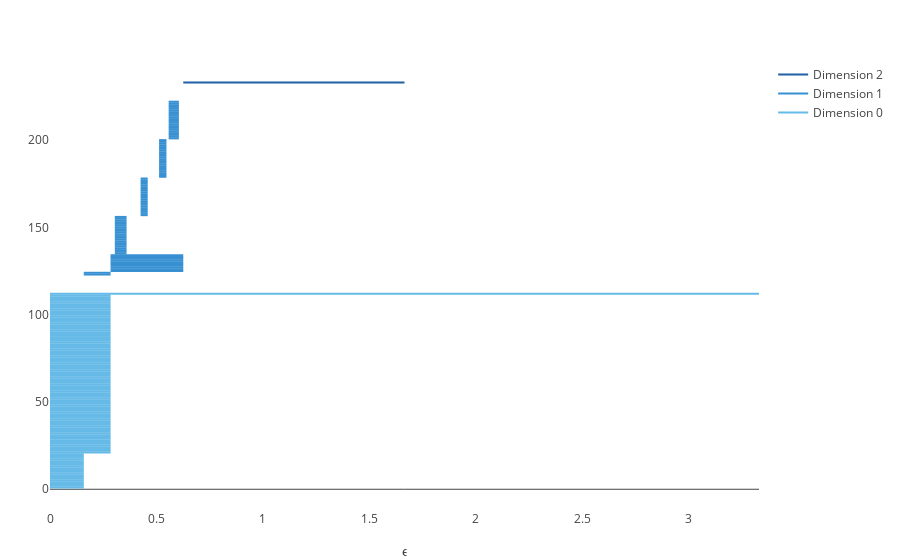

Source (notebook cell):
### Code cell
plotbarcode_pjs(PH,dim=0:2)

### Figure 1 — Plotly figure (JSON) as saved in the notebook; plotly's stock layout.template omitted (floating-point values rounded to 4 significant figures)
{"data": [{"line": {"color": "#2060A5", "width": 2}, "mode": "lines", "name": "Dimension 2", "type": "scatter", "x": [0.6262, 1.666], "y": [233, 233]}, {"line": {"color": "#3790D2", "width": 2}, "mode": "lines", "showlegend": false, "type": "scatter", "x": [0.5577, 0.6057], "y": [222, 222]}, {"line": {"color": "#3790D2", "width": 2}, "mode": "lines", "showlegend": false, "type": "scatter", "x": [0.5577, 0.6057], "y": [221, 221]}, {"line": {"color": "#3790D2", "width": 2}, "mode": "lines", "showlegend": false, "type": "scatter", "x": [0.5577, 0.6057], "y": [220, 220]}, {"line": {"color": "#3790D2", "width": 2}, "mode": "lines", "showlegend": false, "type": "scatter", "x": [0.5577, 0.6057], "y": [219, 219]}, {"line": {"color": "#3790D2", "width": 2}, "mode": "lines", "showlegend": false, "type": "scatter", "x": [0.5577, 0.6057], "y": [218, 218]}, {"line": {"color": "#3790D2", "width": 2}, "mode": "lines", "showlegend": false, "type": "scatter", "x": [0.5577, 0.6057], "y": [217, 217]}, {"line": {"color": "#3790D2", "width": 2}, "mode": "lines", "showlegend": false, "type": "scatter", "x": [0.5577, 0.6057], "y": [216, 216]}, {"line": {"color": "#3790D2", "width": 2}, "mode": "lines", "showlegend": false, "type": "scatter", "x": [0.5577, 0.6057], "y": [215, 215]}, {"line": {"color": "#3790D2", "width": 2}, "mode": "lines", "showlegend": false, "type": "scatter", "x": [0.5577, 0.6057], "y": [214, 214]}, {"line": {"color": "#3790D2", "width": 2}, "mode": "lines", "showlegend": false, "type": "scatter", "x": [0.5577, 0.6057], "y": [213, 213]}, {"line": {"color": "#3790D2", "width": 2}, "mode": "lines", "showlegend": false, "type": "scatter", "x": [0.5577, 0.6057], "y": [212, 212]}, {"line": {"color": "#3790D2", "width": 2}, "mode": "lines", "showlegend": false, "type": "scatter", "x": [0.5577, 0.6057], "y": [211, 211]}, {"line": {"color": "#3790D2", "width": 2}, "mode": "lines", "showlegend": false, "type": "scatter", "x": [0.5577, 0.6057], "y": [210, 210]}, {"line": {"color": "#3790D2", "width": 2}, "mode": "lines", "showlegend": false, "type": "scatter", "x": [0.5577, 0.6057], "y": [209, 209]}, {"line": {"color": "#3790D2", "width": 2}, "mode": "lines", "showlegend": false, "type": "scatter", "x": [0.5577, 0.6057], "y": [208, 208]}, {"line": {"color": "#3790D2", "width": 2}, "mode": "lines", "showlegend": false, "type": "scatter", "x": [0.5577, 0.6057], "y": [207, 207]}, {"line": {"color": "#3790D2", "width": 2}, "mode": "lines", "showlegend": false, "type": "scatter", "x": [0.5577, 0.6057], "y": [206, 206]}, {"line": {"color": "#3790D2", "width": 2}, "mode": "lines", "showlegend": false, "type": "scatter", "x": [0.5577, 0.6057], "y": [205, 205]}, {"line": {"color": "#3790D2", "width": 2}, "mode": "lines", "showlegend": false, "type": "scatter", "x": [0.5577, 0.6057], "y": [204, 204]}, {"line": {"color": "#3790D2", "width": 2}, "mode": "lines", "showlegend": false, "type": "scatter", "x": [0.5577, 0.6057], "y": [203, 203]}, {"line": {"color": "#3790D2", "width": 2}, "mode": "lines", "showlegend": false, "type": "scatter", "x": [0.5577, 0.6057], "y": [202, 202]}, {"line": {"color": "#3790D2", "width": 2}, "mode": "lines", "showlegend": false, "type": "scatter", "x": [0.5577, 0.6057], "y": [201, 201]}, {"line": {"color": "#3790D2", "width": 2}, "mode": "lines", "showlegend": false, "type": "scatter", "x": [0.5125, 0.5471], "y": [200, 200]}, {"line": {"color": "#3790D2", "width": 2}, "mode": "lines", "showlegend": false, "type": "scatter", "x": [0.5125, 0.5471], "y": [199, 199]}, {"line": {"color": "#3790D2", "width": 2}, "mode": "lines", "showlegend": false, "type": "scatter", "x": [0.5125, 0.5471], "y": [198, 198]}, {"line": {"color": "#3790D2", "width": 2}, "mode": "lines", "showlegend": false, "type": "scatter", "x": [0.5125, 0.5471], "y": [197, 197]}, {"line": {"color": "#3790D2", "width": 2}, "mode": "lines", "showlegend": false, "type": "scatter", "x": [0.5125, 0.5471], "y": [196, 196]}, {"line": {"color": "#3790D2", "width": 2}, "mode": "lines", "showlegend": false, "type": "scatter", "x": [0.5125, 0.5471], "y": [195, 195]}, {"line": {"color": "#3790D2", "width": 2}, "mode": "lines", "showlegend": false, "type": "scatter", "x": [0.5125, 0.5471], "y": [194, 194]}, {"line": {"color": "#3790D2", "width": 2}, "mode": "lines", "showlegend": false, "type": "scatter", "x": [0.5125, 0.5471], "y": [193, 193]}, {"line": {"color": "#3790D2", "width": 2}, "mode": "lines", "showlegend": false, "type": "scatter", "x": [0.5125, 0.5471], "y": [192, 192]}, {"line": {"color": "#3790D2", "width": 2}, "mode": "lines", "showlegend": false, "type": "scatter", "x": [0.5125, 0.5471], "y": [191, 191]}, {"line": {"color": "#3790D2", "width": 2}, "mode": "lines", "showlegend": false, "type": "scatter", "x": [0.5125, 0.5471], "y": [190, 190]}, {"line": {"color": "#3790D2", "width": 2}, "mode": "lines", "showlegend": false, "type": "scatter", "x": [0.5125, 0.5471], "y": [189, 189]}, {"line": {"color": "#3790D2", "width": 2}, "mode": "lines", "showlegend": false, "type": "scatter", "x": [0.5125, 0.5471], "y": [188, 188]}, {"line": {"color": "#3790D2", "width": 2}, "mode": "lines", "showlegend": false, "type": "scatter", "x": [0.5125, 0.5471], "y": [187, 187]}, {"line": {"color": "#3790D2", "width": 2}, "mode": "lines", "showlegend": false, "type": "scatter", "x": [0.5125, 0.5471], "y": [186, 186]}, {"line": {"color": "#3790D2", "width": 2}, "mode": "lines", "showlegend": false, "type": "scatter", "x": [0.5125, 0.5471], "y": [185, 185]}, {"line": {"color": "#3790D2", "width": 2}, "mode": "lines", "showlegend": false, "type": "scatter", "x": [0.5125, 0.5471], "y": [184, 184]}, {"line": {"color": "#3790D2", "width": 2}, "mode": "lines", "showlegend": false, "type": "scatter", "x": [0.5125, 0.5471], "y": [183, 183]}, {"line": {"color": "#3790D2", "width": 2}, "mode": "lines", "showlegend": false, "type": "scatter", "x": [0.5125, 0.5471], "y": [182, 182]}, {"line": {"color": "#3790D2", "width": 2}, "mode": "lines", "showlegend": false, "type": "scatter", "x": [0.5125, 0.5471], "y": [181, 181]}, {"line": {"color": "#3790D2", "width": 2}, "mode": "lines", "showlegend": false, "type": "scatter", "x": [0.5125, 0.5471], "y": [180, 180]}, {"line": {"color": "#3790D2", "width": 2}, "mode": "lines", "showlegend": false, "type": "scatter", "x": [0.5125, 0.5471], "y": [179, 179]}, {"line": {"color": "#3790D2", "width": 2}, "mode": "lines", "showlegend": false, "type": "scatter", "x": [0.4258, 0.4591], "y": [178, 178]}, {"line": {"color": "#3790D2", "width": 2}, "mode": "lines", "showlegend": false, "type": "scatter", "x": [0.4258, 0.4591], "y": [177, 177]}, {"line": {"color": "#3790D2", "width": 2}, "mode": "lines", "showlegend": false, "type": "scatter", "x": [0.4258, 0.4591], "y": [176, 176]}, {"line": {"color": "#3790D2", "width": 2}, "mode": "lines", "showlegend": false, "type": "scatter", "x": [0.4258, 0.4591], "y": [175, 175]}, {"line": {"color": "#3790D2", "width": 2}, "mode": "lines", "showlegend": false, "type": "scatter", "x": [0.4258, 0.4591], "y": [174, 174]}, {"line": {"color": "#3790D2", "width": 2}, "mode": "lines", "showlegend": false, "type": "scatter", "x": [0.4258, 0.4591], "y": [173, 173]}, {"line": {"color": "#3790D2", "width": 2}, "mode": "lines", "showlegend": false, "type": "scatter", "x": [0.4258, 0.4591], "y": [172, 172]}, {"line": {"color": "#3790D2", "width": 2}, "mode": "lines", "showlegend": false, "type": "scatter", "x": [0.4258, 0.4591], "y": [171, 171]}, {"line": {"color": "#3790D2", "width": 2}, "mode": "lines", "showlegend": false, "type": "scatter", "x": [0.4258, 0.4591], "y": [170, 170]}, {"line": {"color": "#3790D2", "width": 2}, "mode": "lines", "showlegend": false, "type": "scatter", "x": [0.4258, 0.4591], "y": [169, 169]}, {"line": {"color": "#3790D2", "width": 2}, "mode": "lines", "showlegend": false, "type": "scatter", "x": [0.4258, 0.4591], "y": [168, 168]}, {"line": {"color": "#3790D2", "width": 2}, "mode": "lines", "showlegend": false, "type": "scatter", "x": [0.4258, 0.4591], "y": [167, 167]}, {"line": {"color": "#3790D2", "width": 2}, "mode": "lines", "showlegend": false, "type": "scatter", "x": [0.4258, 0.4591], "y": [166, 166]}, {"line": {"color": "#3790D2", "width": 2}, "mode": "lines", "showlegend": false, "type": "scatter", "x": [0.4258, 0.4591], "y": [165, 165]}, {"line": {"color": "#3790D2", "width": 2}, "mode": "lines", "showlegend": false, "type": "scatter", "x": [0.4258, 0.4591], "y": [164, 164]}, {"line": {"color": "#3790D2", "width": 2}, "mode": "lines", "showlegend": false, "type": "scatter", "x": [0.4258, 0.4591], "y": [163, 163]}, {"line": {"color": "#3790D2", "width": 2}, "mode": "lines", "showlegend": false, "type": "scatter", "x": [0.4258, 0.4591], "y": [162, 162]}, {"line": {"color": "#3790D2", "width": 2}, "mode": "lines", "showlegend": false, "type": "scatter", "x": [0.4258, 0.4591], "y": [161, 161]}, {"line": {"color": "#3790D2", "width": 2}, "mode": "lines", "showlegend": false, "type": "scatter", "x": [0.4258, 0.4591], "y": [160, 160]}, {"line": {"color": "#3790D2", "width": 2}, "mode": "lines", "showlegend": false, "type": "scatter", "x": [0.4258, 0.4591], "y": [159, 159]}, {"line": {"color": "#3790D2", "width": 2}, "mode": "lines", "showlegend": false, "type": "scatter", "x": [0.4258, 0.4591], "y": [158, 158]}, {"line": {"color": "#3790D2", "width": 2}, "mode": "lines", "showlegend": false, "type": "scatter", "x": [0.4258, 0.4591], "y": [157, 157]}, {"line": {"color": "#3790D2", "width": 2}, "mode": "lines", "showlegend": false, "type": "scatter", "x": [0.3046, 0.3597], "y": [156, 156]}, {"line": {"color": "#3790D2", "width": 2}, "mode": "lines", "showlegend": false, "type": "scatter", "x": [0.3046, 0.3597], "y": [155, 155]}, {"line": {"color": "#3790D2", "width": 2}, "mode": "lines", "showlegend": false, "type": "scatter", "x": [0.3046, 0.3597], "y": [154, 154]}, {"line": {"color": "#3790D2", "width": 2}, "mode": "lines", "showlegend": false, "type": "scatter", "x": [0.3046, 0.3597], "y": [153, 153]}, {"line": {"color": "#3790D2", "width": 2}, "mode": "lines", "showlegend": false, "type": "scatter", "x": [0.3046, 0.3597], "y": [152, 152]}, {"line": {"color": "#3790D2", "width": 2}, "mode": "lines", "showlegend": false, "type": "scatter", "x": [0.3046, 0.3597], "y": [151, 151]}, {"line": {"color": "#3790D2", "width": 2}, "mode": "lines", "showlegend": false, "type": "scatter", "x": [0.3046, 0.3597], "y": [150, 150]}, {"line": {"color": "#3790D2", "width": 2}, "mode": "lines", "showlegend": false, "type": "scatter", "x": [0.3046, 0.3597], "y": [149, 149]}, {"line": {"color": "#3790D2", "width": 2}, "mode": "lines", "showlegend": false, "type": "scatter", "x": [0.3046, 0.3597], "y": [148, 148]}, {"line": {"color": "#3790D2", "width": 2}, "mode": "lines", "showlegend": false, "type": "scatter", "x": [0.3046, 0.3597], "y": [147, 147]}, {"line": {"color": "#3790D2", "width": 2}, "mode": "lines", "showlegend": false, "type": "scatter", "x": [0.3046, 0.3597], "y": [146, 146]}, {"line": {"color": "#3790D2", "width": 2}, "mode": "lines", "showlegend": false, "type": "scatter", "x": [0.3046, 0.3597], "y": [145, 145]}, {"line": {"color": "#3790D2", "width": 2}, "mode": "lines", "showlegend": false, "type": "scatter", "x": [0.3046, 0.3597], "y": [144, 144]}, {"line": {"color": "#3790D2", "width": 2}, "mode": "lines", "showlegend": false, "type": "scatter", "x": [0.3046, 0.3597], "y": [143, 143]}, {"line": {"color": "#3790D2", "width": 2}, "mode": "lines", "showlegend": false, "type": "scatter", "x": [0.3046, 0.3597], "y": [142, 142]}, {"line": {"color": "#3790D2", "width": 2}, "mode": "lines", "showlegend": false, "type": "scatter", "x": [0.3046, 0.3597], "y": [141, 141]}, {"line": {"color": "#3790D2", "width": 2}, "mode": "lines", "showlegend": false, "type": "scatter", "x": [0.3046, 0.3597], "y": [140, 140]}, {"line": {"color": "#3790D2", "width": 2}, "mode": "lines", "showlegend": false, "type": "scatter", "x": [0.3046, 0.3597], "y": [139, 139]}, {"line": {"color": "#3790D2", "width": 2}, "mode": "lines", "showlegend": false, "type": "scatter", "x": [0.3046, 0.3597], "y": [138, 138]}, {"line": {"color": "#3790D2", "width": 2}, "mode": "lines", "showlegend": false, "type": "scatter", "x": [0.3046, 0.3597], "y": [137, 137]}, {"line": {"color": "#3790D2", "width": 2}, "mode": "lines", "showlegend": false, "type": "scatter", "x": [0.3046, 0.3597], "y": [136, 136]}, {"line": {"color": "#3790D2", "width": 2}, "mode": "lines", "showlegend": false, "type": "scatter", "x": [0.3046, 0.3597], "y": [135, 135]}, {"line": {"color": "#3790D2", "width": 2}, "mode": "lines", "showlegend": false, "type": "scatter", "x": [0.2846, 0.6262], "y": [134, 134]}, {"line": {"color": "#3790D2", "width": 2}, "mode": "lines", "showlegend": false, "type": "scatter", "x": [0.2846, 0.6262], "y": [133, 133]}, {"line": {"color": "#3790D2", "width": 2}, "mode": "lines", "showlegend": false, "type": "scatter", "x": [0.2846, 0.6262], "y": [132, 132]}, {"line": {"color": "#3790D2", "width": 2}, "mode": "lines", "showlegend": false, "type": "scatter", "x": [0.2846, 0.6262], "y": [131, 131]}, {"line": {"color": "#3790D2", "width": 2}, "mode": "lines", "showlegend": false, "type": "scatter", "x": [0.2846, 0.6262], "y": [130, 130]}, {"line": {"color": "#3790D2", "width": 2}, "mode": "lines", "showlegend": false, "type": "scatter", "x": [0.2846, 0.6262], "y": [129, 129]}, {"line": {"color": "#3790D2", "width": 2}, "mode": "lines", "showlegend": false, "type": "scatter", "x": [0.2846, 0.6262], "y": [128, 128]}, {"line": {"color": "#3790D2", "width": 2}, "mode": "lines", "showlegend": false, "type": "scatter", "x": [0.2846, 0.6262], "y": [127, 127]}, {"line": {"color": "#3790D2", "width": 2}, "mode": "lines", "showlegend": false, "type": "scatter", "x": [0.2846, 0.6262], "y": [126, 126]}, {"line": {"color": "#3790D2", "width": 2}, "mode": "lines", "showlegend": false, "type": "scatter", "x": [0.2846, 0.6262], "y": [125, 125]}, {"line": {"color": "#3790D2", "width": 2}, "mode": "lines", "showlegend": false, "type": "scatter", "x": [0.1587, 0.2846], "y": [124, 124]}, {"line": {"color": "#3790D2", "width": 2}, "mode": "lines", "name": "Dimension 1", "type": "scatter", "x": [0.1587, 0.2846], "y": [123, 123]}, {"line": {"color": "#66BAE7", "width": 2}, "mode": "lines", "showlegend": false, "type": "scatter", "x": [0, 3.332], "y": [112, 112]}, {"line": {"color": "#66BAE7", "width": 2}, "mode": "lines", "showlegend": false, "type": "scatter", "x": [0, 0.2846], "y": [111, 111]}, {"line": {"color": "#66BAE7", "width": 2}, "mode": "lines", "showlegend": false, "type": "scatter", "x": [0, 0.2846], "y": [110, 110]}, {"line": {"color": "#66BAE7", "width": 2}, "mode": "lines", "showlegend": false, "type": "scatter", "x": [0, 0.2846], "y": [109, 109]}, {"line": {"color": "#66BAE7", "width": 2}, "mode": "lines", "showlegend": false, "type": "scatter", "x": [0, 0.2846], "y": [108, 108]}, {"line": {"color": "#66BAE7", "width": 2}, "mode": "lines", "showlegend": false, "type": "scatter", "x": [0, 0.2846], "y": [107, 107]}, {"line": {"color": "#66BAE7", "width": 2}, "mode": "lines", "showlegend": false, "type": "scatter", "x": [0, 0.2846], "y": [106, 106]}, {"line": {"color": "#66BAE7", "width": 2}, "mode": "lines", "showlegend": false, "type": "scatter", "x": [0, 0.2846], "y": [105, 105]}, {"line": {"color": "#66BAE7", "width": 2}, "mode": "lines", "showlegend": false, "type": "scatter", "x": [0, 0.2846], "y": [104, 104]}, {"line": {"color": "#66BAE7", "width": 2}, "mode": "lines", "showlegend": false, "type": "scatter", "x": [0, 0.2846], "y": [103, 103]}, {"line": {"color": "#66BAE7", "width": 2}, "mode": "lines", "showlegend": false, "type": "scatter", "x": [0, 0.2846], "y": [102, 102]}, {"line": {"color": "#66BAE7", "width": 2}, "mode": "lines", "showlegend": false, "type": "scatter", "x": [0, 0.2846], "y": [101, 101]}, {"line": {"color": "#66BAE7", "width": 2}, "mode": "lines", "showlegend": false, "type": "scatter", "x": [0, 0.2846], "y": [100, 100]}, {"line": {"color": "#66BAE7", "width": 2}, "mode": "lines", "showlegend": false, "type": "scatter", "x": [0, 0.2846], "y": [99, 99]}, {"line": {"color": "#66BAE7", "width": 2}, "mode": "lines", "showlegend": false, "type": "scatter", "x": [0, 0.2846], "y": [98, 98]}, {"line": {"color": "#66BAE7", "width": 2}, "mode": "lines", "showlegend": false, "type": "scatter", "x": [0, 0.2846], "y": [97, 97]}, {"line": {"color": "#66BAE7", "width": 2}, "mode": "lines", "showlegend": false, "type": "scatter", "x": [0, 0.2846], "y": [96, 96]}, {"line": {"color": "#66BAE7", "width": 2}, "mode": "lines", "showlegend": false, "type": "scatter", "x": [0, 0.2846], "y": [95, 95]}, {"line": {"color": "#66BAE7", "width": 2}, "mode": "lines", "showlegend": false, "type": "scatter", "x": [0, 0.2846], "y": [94, 94]}, {"line": {"color": "#66BAE7", "width": 2}, "mode": "lines", "showlegend": false, "type": "scatter", "x": [0, 0.2846], "y": [93, 93]}, {"line": {"color": "#66BAE7", "width": 2}, "mode": "lines", "showlegend": false, "type": "scatter", "x": [0, 0.2846], "y": [92, 92]}, {"line": {"color": "#66BAE7", "width": 2}, "mode": "lines", "showlegend": false, "type": "scatter", "x": [0, 0.2846], "y": [91, 91]}, {"line": {"color": "#66BAE7", "width": 2}, "mode": "lines", "showlegend": false, "type": "scatter", "x": [0, 0.2846], "y": [90, 90]}, {"line": {"color": "#66BAE7", "width": 2}, "mode": "lines", "showlegend": false, "type": "scatter", "x": [0, 0.2846], "y": [89, 89]}, {"line": {"color": "#66BAE7", "width": 2}, "mode": "lines", "showlegend": false, "type": "scatter", "x": [0, 0.2846], "y": [88, 88]}, {"line": {"color": "#66BAE7", "width": 2}, "mode": "lines", "showlegend": false, "type": "scatter", "x": [0, 0.2846], "y": [87, 87]}, {"line": {"color": "#66BAE7", "width": 2}, "mode": "lines", "showlegend": false, "type": "scatter", "x": [0, 0.2846], "y": [86, 86]}, {"line": {"color": "#66BAE7", "width": 2}, "mode": "lines", "showlegend": false, "type": "scatter", "x": [0, 0.2846], "y": [85, 85]}, {"line": {"color": "#66BAE7", "width": 2}, "mode": "lines", "showlegend": false, "type": "scatter", "x": [0, 0.2846], "y": [84, 84]}, {"line": {"color": "#66BAE7", "width": 2}, "mode": "lines", "showlegend": false, "type": "scatter", "x": [0, 0.2846], "y": [83, 83]}, {"line": {"color": "#66BAE7", "width": 2}, "mode": "lines", "showlegend": false, "type": "scatter", "x": [0, 0.2846], "y": [82, 82]}, {"line": {"color": "#66BAE7", "width": 2}, "mode": "lines", "showlegend": false, "type": "scatter", "x": [0, 0.2846], "y": [81, 81]}, {"line": {"color": "#66BAE7", "width": 2}, "mode": "lines", "showlegend": false, "type": "scatter", "x": [0, 0.2846], "y": [80, 80]}, {"line": {"color": "#66BAE7", "width": 2}, "mode": "lines", "showlegend": false, "type": "scatter", "x": [0, 0.2846], "y": [79, 79]}, {"line": {"color": "#66BAE7", "width": 2}, "mode": "lines", "showlegend": false, "type": "scatter", "x": [0, 0.2846], "y": [78, 78]}, {"line": {"color": "#66BAE7", "width": 2}, "mode": "lines", "showlegend": false, "type": "scatter", "x": [0, 0.2846], "y": [77, 77]}, {"line": {"color": "#66BAE7", "width": 2}, "mode": "lines", "showlegend": false, "type": "scatter", "x": [0, 0.2846], "y": [76, 76]}, {"line": {"color": "#66BAE7", "width": 2}, "mode": "lines", "showlegend": false, "type": "scatter", "x": [0, 0.2846], "y": [75, 75]}, {"line": {"color": "#66BAE7", "width": 2}, "mode": "lines", "showlegend": false, "type": "scatter", "x": [0, 0.2846], "y": [74, 74]}, {"line": {"color": "#66BAE7", "width": 2}, "mode": "lines", "showlegend": false, "type": "scatter", "x": [0, 0.2846], "y": [73, 73]}, {"line": {"color": "#66BAE7", "width": 2}, "mode": "lines", "showlegend": false, "type": "scatter", "x": [0, 0.2846], "y": [72, 72]}, {"line": {"color": "#66BAE7", "width": 2}, "mode": "lines", "showlegend": false, "type": "scatter", "x": [0, 0.2846], "y": [71, 71]}, {"line": {"color": "#66BAE7", "width": 2}, "mode": "lines", "showlegend": false, "type": "scatter", "x": [0, 0.2846], "y": [70, 70]}, {"line": {"color": "#66BAE7", "width": 2}, "mode": "lines", "showlegend": false, "type": "scatter", "x": [0, 0.2846], "y": [69, 69]}, {"line": {"color": "#66BAE7", "width": 2}, "mode": "lines", "showlegend": false, "type": "scatter", "x": [0, 0.2846], "y": [68, 68]}, {"line": {"color": "#66BAE7", "width": 2}, "mode": "lines", "showlegend": false, "type": "scatter", "x": [0, 0.2846], "y": [67, 67]}, {"line": {"color": "#66BAE7", "width": 2}, "mode": "lines", "showlegend": false, "type": "scatter", "x": [0, 0.2846], "y": [66, 66]}, {"line": {"color": "#66BAE7", "width": 2}, "mode": "lines", "showlegend": false, "type": "scatter", "x": [0, 0.2846], "y": [65, 65]}, {"line": {"color": "#66BAE7", "width": 2}, "mode": "lines", "showlegend": false, "type": "scatter", "x": [0, 0.2846], "y": [64, 64]}, {"line": {"color": "#66BAE7", "width": 2}, "mode": "lines", "showlegend": false, "type": "scatter", "x": [0, 0.2846], "y": [63, 63]}, {"line": {"color": "#66BAE7", "width": 2}, "mode": "lines", "showlegend": false, "type": "scatter", "x": [0, 0.2846], "y": [62, 62]}, {"line": {"color": "#66BAE7", "width": 2}, "mode": "lines", "showlegend": false, "type": "scatter", "x": [0, 0.2846], "y": [61, 61]}, {"line": {"color": "#66BAE7", "width": 2}, "mode": "lines", "showlegend": false, "type": "scatter", "x": [0, 0.2846], "y": [60, 60]}, {"line": {"color": "#66BAE7", "width": 2}, "mode": "lines", "showlegend": false, "type": "scatter", "x": [0, 0.2846], "y": [59, 59]}, {"line": {"color": "#66BAE7", "width": 2}, "mode": "lines", "showlegend": false, "type": "scatter", "x": [0, 0.2846], "y": [58, 58]}, {"line": {"color": "#66BAE7", "width": 2}, "mode": "lines", "showlegend": false, "type": "scatter", "x": [0, 0.2846], "y": [57, 57]}, {"line": {"color": "#66BAE7", "width": 2}, "mode": "lines", "showlegend": false, "type": "scatter", "x": [0, 0.2846], "y": [56, 56]}, {"line": {"color": "#66BAE7", "width": 2}, "mode": "lines", "showlegend": false, "type": "scatter", "x": [0, 0.2846], "y": [55, 55]}, {"line": {"color": "#66BAE7", "width": 2}, "mode": "lines", "showlegend": false, "type": "scatter", "x": [0, 0.2846], "y": [54, 54]}, {"line": {"color": "#66BAE7", "width": 2}, "mode": "lines", "showlegend": false, "type": "scatter", "x": [0, 0.2846], "y": [53, 53]}, {"line": {"color": "#66BAE7", "width": 2}, "mode": "lines", "showlegend": false, "type": "scatter", "x": [0, 0.2846], "y": [52, 52]}, {"line": {"color": "#66BAE7", "width": 2}, "mode": "lines", "showlegend": false, "type": "scatter", "x": [0, 0.2846], "y": [51, 51]}, {"line": {"color": "#66BAE7", "width": 2}, "mode": "lines", "showlegend": false, "type": "scatter", "x": [0, 0.2846], "y": [50, 50]}, {"line": {"color": "#66BAE7", "width": 2}, "mode": "lines", "showlegend": false, "type": "scatter", "x": [0, 0.2846], "y": [49, 49]}, {"line": {"color": "#66BAE7", "width": 2}, "mode": "lines", "showlegend": false, "type": "scatter", "x": [0, 0.2846], "y": [48, 48]}, {"line": {"color": "#66BAE7", "width": 2}, "mode": "lines", "showlegend": false, "type": "scatter", "x": [0, 0.2846], "y": [47, 47]}, {"line": {"color": "#66BAE7", "width": 2}, "mode": "lines", "showlegend": false, "type": "scatter", "x": [0, 0.2846], "y": [46, 46]}, {"line": {"color": "#66BAE7", "width": 2}, "mode": "lines", "showlegend": false, "type": "scatter", "x": [0, 0.2846], "y": [45, 45]}, {"line": {"color": "#66BAE7", "width": 2}, "mode": "lines", "showlegend": false, "type": "scatter", "x": [0, 0.2846], "y": [44, 44]}, {"line": {"color": "#66BAE7", "width": 2}, "mode": "lines", "showlegend": false, "type": "scatter", "x": [0, 0.2846], "y": [43, 43]}, {"line": {"color": "#66BAE7", "width": 2}, "mode": "lines", "showlegend": false, "type": "scatter", "x": [0, 0.2846], "y": [42, 42]}, {"line": {"color": "#66BAE7", "width": 2}, "mode": "lines", "showlegend": false, "type": "scatter", "x": [0, 0.2846], "y": [41, 41]}, {"line": {"color": "#66BAE7", "width": 2}, "mode": "lines", "showlegend": false, "type": "scatter", "x": [0, 0.2846], "y": [40, 40]}, {"line": {"color": "#66BAE7", "width": 2}, "mode": "lines", "showlegend": false, "type": "scatter", "x": [0, 0.2846], "y": [39, 39]}, {"line": {"color": "#66BAE7", "width": 2}, "mode": "lines", "showlegend": false, "type": "scatter", "x": [0, 0.2846], "y": [38, 38]}, {"line": {"color": "#66BAE7", "width": 2}, "mode": "lines", "showlegend": false, "type": "scatter", "x": [0, 0.2846], "y": [37, 37]}, {"line": {"color": "#66BAE7", "width": 2}, "mode": "lines", "showlegend": false, "type": "scatter", "x": [0, 0.2846], "y": [36, 36]}, {"line": {"color": "#66BAE7", "width": 2}, "mode": "lines", "showlegend": false, "type": "scatter", "x": [0, 0.2846], "y": [35, 35]}, {"line": {"color": "#66BAE7", "width": 2}, "mode": "lines", "showlegend": false, "type": "scatter", "x": [0, 0.2846], "y": [34, 34]}, {"line": {"color": "#66BAE7", "width": 2}, "mode": "lines", "showlegend": false, "type": "scatter", "x": [0, 0.2846], "y": [33, 33]}, {"line": {"color": "#66BAE7", "width": 2}, "mode": "lines", "showlegend": false, "type": "scatter", "x": [0, 0.2846], "y": [32, 32]}, {"line": {"color": "#66BAE7", "width": 2}, "mode": "lines", "showlegend": false, "type": "scatter", "x": [0, 0.2846], "y": [31, 31]}, {"line": {"color": "#66BAE7", "width": 2}, "mode": "lines", "showlegend": false, "type": "scatter", "x": [0, 0.2846], "y": [30, 30]}, {"line": {"color": "#66BAE7", "width": 2}, "mode": "lines", "showlegend": false, "type": "scatter", "x": [0, 0.2846], "y": [29, 29]}, {"line": {"color": "#66BAE7", "width": 2}, "mode": "lines", "showlegend": false, "type": "scatter", "x": [0, 0.2846], "y": [28, 28]}, {"line": {"color": "#66BAE7", "width": 2}, "mode": "lines", "showlegend": false, "type": "scatter", "x": [0, 0.2846], "y": [27, 27]}, {"line": {"color": "#66BAE7", "width": 2}, "mode": "lines", "showlegend": false, "type": "scatter", "x": [0, 0.2846], "y": [26, 26]}, {"line": {"color": "#66BAE7", "width": 2}, "mode": "lines", "showlegend": false, "type": "scatter", "x": [0, 0.2846], "y": [25, 25]}, {"line": {"color": "#66BAE7", "width": 2}, "mode": "lines", "showlegend": false, "type": "scatter", "x": [0, 0.2846], "y": [24, 24]}, {"line": {"color": "#66BAE7", "width": 2}, "mode": "lines", "showlegend": false, "type": "scatter", "x": [0, 0.2846], "y": [23, 23]}, {"line": {"color": "#66BAE7", "width": 2}, "mode": "lines", "showlegend": false, "type": "scatter", "x": [0, 0.2846], "y": [22, 22]}, {"line": {"color": "#66BAE7", "width": 2}, "mode": "lines", "showlegend": false, "type": "scatter", "x": [0, 0.2846], "y": [21, 21]}, {"line": {"color": "#66BAE7", "width": 2}, "mode": "lines", "showlegend": false, "type": "scatter", "x": [0, 0.1587], "y": [20, 20]}, {"line": {"color": "#66BAE7", "width": 2}, "mode": "lines", "showlegend": false, "type": "scatter", "x": [0, 0.1587], "y": [19, 19]}, {"line": {"color": "#66BAE7", "width": 2}, "mode": "lines", "showlegend": false, "type": "scatter", "x": [0, 0.1587], "y": [18, 18]}, {"line": {"color": "#66BAE7", "width": 2}, "mode": "lines", "showlegend": false, "type": "scatter", "x": [0, 0.1587], "y": [17, 17]}, {"line": {"color": "#66BAE7", "width": 2}, "mode": "lines", "showlegend": false, "type": "scatter", "x": [0, 0.1587], "y": [16, 16]}, {"line": {"color": "#66BAE7", "width": 2}, "mode": "lines", "showlegend": false, "type": "scatter", "x": [0, 0.1587], "y": [15, 15]}, {"line": {"color": "#66BAE7", "width": 2}, "mode": "lines", "showlegend": false, "type": "scatter", "x": [0, 0.1587], "y": [14, 14]}, {"line": {"color": "#66BAE7", "width": 2}, "mode": "lines", "showlegend": false, "type": "scatter", "x": [0, 0.1587], "y": [13, 13]}, {"line": {"color": "#66BAE7", "width": 2}, "mode": "lines", "showlegend": false, "type": "scatter", "x": [0, 0.1587], "y": [12, 12]}, {"line": {"color": "#66BAE7", "width": 2}, "mode": "lines", "showlegend": false, "type": "scatter", "x": [0, 0.1587], "y": [11, 11]}, {"line": {"color": "#66BAE7", "width": 2}, "mode": "lines", "showlegend": false, "type": "scatter", "x": [0, 0.1587], "y": [10, 10]}, {"line": {"color": "#66BAE7", "width": 2}, "mode": "lines", "showlegend": false, "type": "scatter", "x": [0, 0.1587], "y": [9, 9]}, {"line": {"color": "#66BAE7", "width": 2}, "mode": "lines", "showlegend": false, "type": "scatter", "x": [0, 0.1587], "y": [8, 8]}, {"line": {"color": "#66BAE7", "width": 2}, "mode": "lines", "showlegend": false, "type": "scatter", "x": [0, 0.1587], "y": [7, 7]}, {"line": {"color": "#66BAE7", "width": 2}, "mode": "lines", "showlegend": false, "type": "scatter", "x": [0, 0.1587], "y": [6, 6]}, {"line": {"color": "#66BAE7", "width": 2}, "mode": "lines", "showlegend": false, "type": "scatter", "x": [0, 0.1587], "y": [5, 5]}, {"line": {"color": "#66BAE7", "width": 2}, "mode": "lines", "showlegend": false, "type": "scatter", "x": [0, 0.1587], "y": [4, 4]}, {"line": {"color": "#66BAE7", "width": 2}, "mode": "lines", "showlegend": false, "type": "scatter", "x": [0, 0.1587], "y": [3, 3]}, {"line": {"color": "#66BAE7", "width": 2}, "mode": "lines", "showlegend": false, "type": "scatter", "x": [0, 0.1587], "y": [2, 2]}, {"line": {"color": "#66BAE7", "width": 2}, "mode": "lines", "name": "Dimension 0", "type": "scatter", "x": [0, 0.1587], "y": [1, 1]}], "layout": {"margin": {"b": 50, "l": 50, "r": 50, "t": 60}, "xaxis": {"rangevar": [-0.001, 3.333], "showgrid": false, "title": "ϵ", "zeroline": false}, "yaxis": {"rangevar": [0, 233.1], "showgrid": false, "ticks": false}}}
